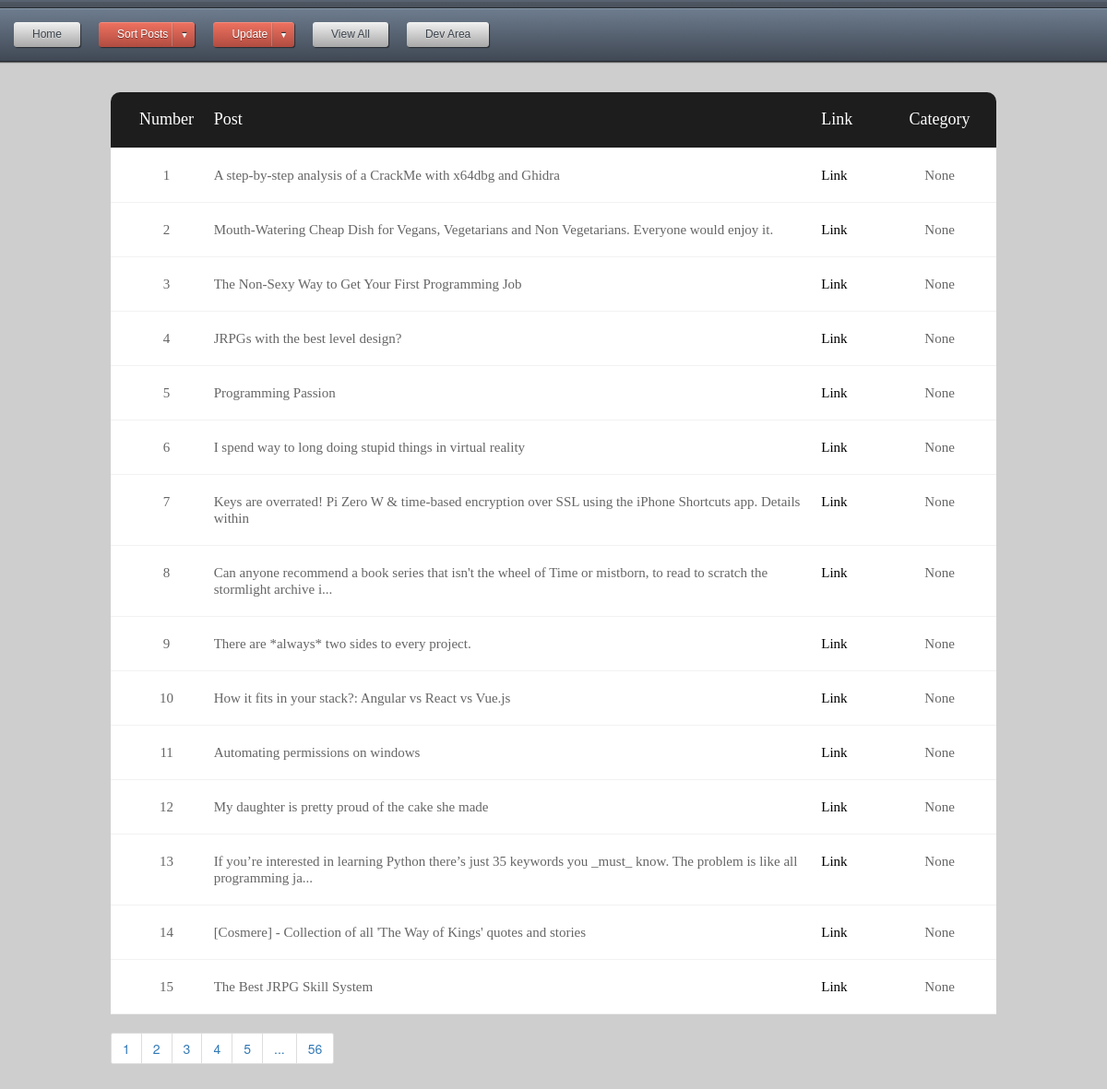
/viewresults/1/15, run on an earlier commit of the app's database.
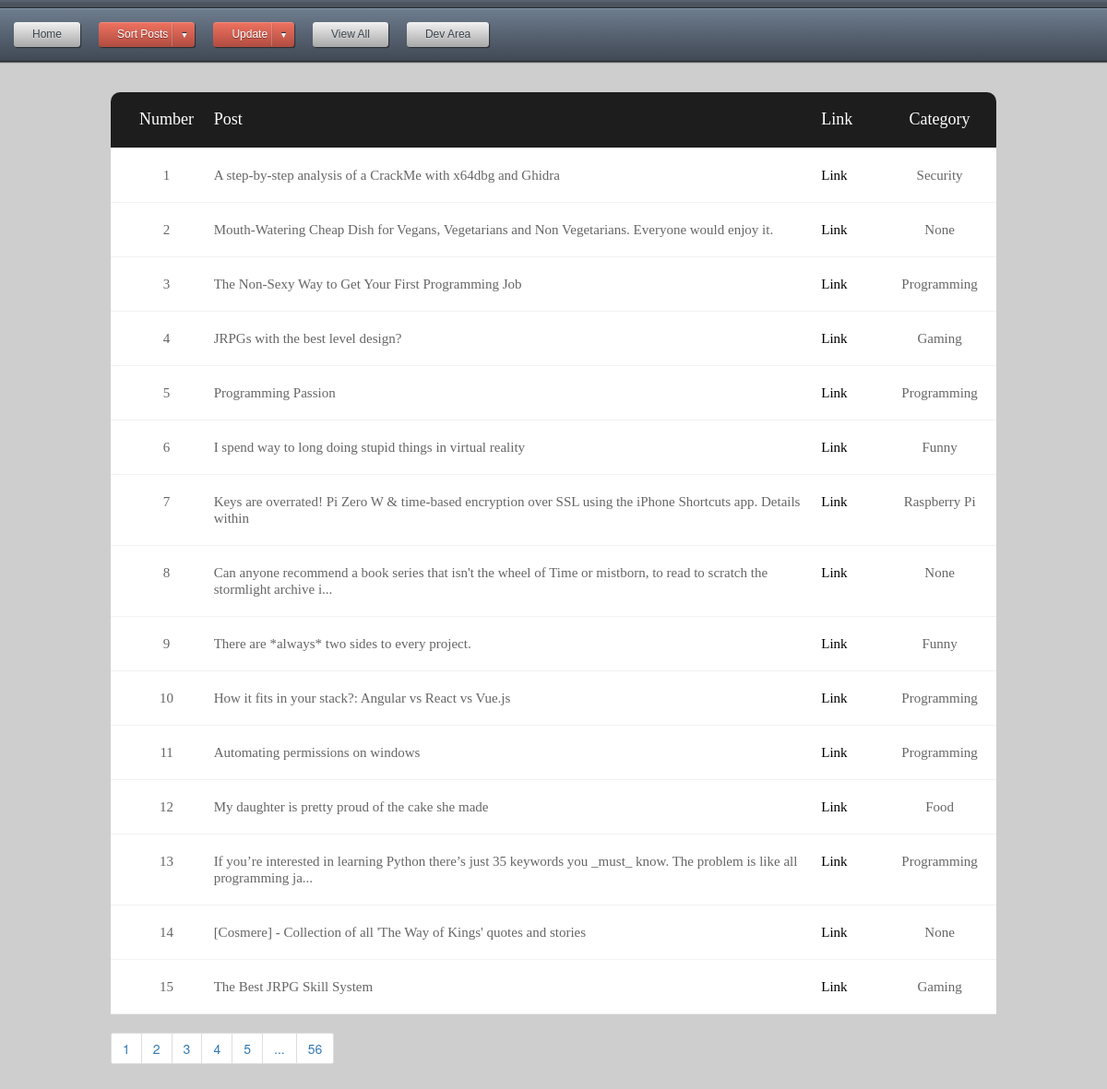
And on a later commit of the database.
### app.py (models this page shows)
class posts(db.Model):
    id = db.Column(db.String, primary_key=True)
    title = db.Column(db.String(80), unique=True, nullable=False)
    link = db.Column(db.String(120), unique=True, nullable=False)
    category = db.Column(db.String(120), unique=True, nullable=False)
    date_added = db.Column(db.String(120), unique=False, nullable=False)
    thread_text = db.Column(db.String(400), unique=True, nullable=False)

### app.py (the view)
@app.route('/viewresults/<int:page_num>/<int:per_page_res>', methods=['GET', 'POST'])
def viewresults(page_num, per_page_res):
	env = jinja2.Environment()
	env.globals.update(zip=zip)
	t3 = posts.query.paginate(per_page=per_page_res, page=page_num, error_out=True)
	return render_template('viewresults.html', zip=zip, t3=t3)

### app.py (called while the page is built)
@app.context_processor
def utility_functions():
    def print_in_console(message):
        print (str(message))
    return dict(mdebug=print_in_console)

@app.context_processor
def inject_user():
    return dict(category=categories)

### templates/viewresults.html (shortened to what this page needs)
<html>
<head>
<link rel="stylesheet" href="https://maxcdn.bootstrapcdn.com/bootstrap/4.0.0-beta/css/bootstrap.min.css">
<link rel="stylesheet" type="text/css" href="{{ url_for('static', filename='CSS/style.css') }}">
</head>
{% include 'topnav.html' %}
<body>
<div class="limiter">
		<div class="container-table100">
			<div class="wrap-table100">
					<div class="table">
						<div class="row header">
							<div id="1" class="cell">Number</div>
							<div class="cell">Post</div>
							<div class="cell">Link</div>
							<div class="cell">Category</div>
						</div>
						{% for t,i in zip(t3.items, range(15, 0, -1)) %}
						<div class="row">
							<div class="cell" data-title="Number">
								{% if t3.page == 1 %}
								{{(t3.page * 16)-i}}
								{% else %}
								{{(t3.page * 15)-(i-1)}}
								{% endif %}
							</div>
							<div class="cell" data-title="Post">{{t.title}}</div>
							<div class="cell" data-title="Link"><a href="{{t.link}}" target='_blank'>Link</a></div>
							<div class="cell" data-title="Category">{{t.category}}</div>
						</div>
						{% endfor %}
											</div>
						<nav aria-label="Page navigation example">
							<ul class="pagination">
								{% for page in t3.iter_pages(right_edge=1, left_edge=5) %}
									{% if page %}
										<li class="page-item"><a class="page-link" href="{{ url_for('viewresults', page_num=page) }}">{{ page }}</a>
									{% else %}
										<li class="page-item"><a class="page-link" href="#">...</a>
									{% endif %}
								{% endfor %}
							</ul>
						</nav>
</div>
</body>
</html>

### templates/topnav.html (shortened to what this page needs)
<html>
<head>
{% include "bootstrap/base.html" %}
<link rel="stylesheet" type="text/css" href="{{ url_for('static', filename='CSS/style.css') }}">
</head>
<div id='cssmenu'>
<ul>
   <li> <a href="http://127.0.0.1:5000/"><span>Home</span></a></li>
   <li class='active has-sub'><a href='#'><span>Sort Posts</span></a>
   </li>
   <li class='active has-sub'><a href='#'><span>Update</span></a>
    </li>
   <li><a href='{{url_for("viewresults", page_num=1, per_page_res=15)}}'><span>View All</span></a></li>
   <li> <a href="{{url_for('devArea')}}"><span>Dev Area</span></a></li>
</ul>
</div>
<body>

What changed in the data, as far as the page shows it:
changed posts "A step-by-step analysis of a CrackMe with x64dbg and Ghidra": category "None" → "Security"
changed posts "The Non-Sexy Way to Get Your First Programming Job": category "None" → "Programming"
changed posts "JRPGs with the best level design?": category "None" → "Gaming"
changed posts "Programming Passion": category "None" → "Programming"
changed posts "I spend way to long doing stupid things in virtual reality": category "None" → "Funny"
changed posts: category "None" → "Raspberry Pi"
changed posts "There are *always* two sides to every project.": category "None" → "Funny"
changed posts "How it fits in your stack?: Angular vs React vs Vue.js": category "None" → "Programming"
changed posts "Automating permissions on windows": category "None" → "Programming"
changed posts "My daughter is pretty proud of the cake she made": category "None" → "Food"
changed posts (number 13 of 15 on the later page): category "None" → "Programming"
changed posts "The Best JRPG Skill System": category "None" → "Gaming"
